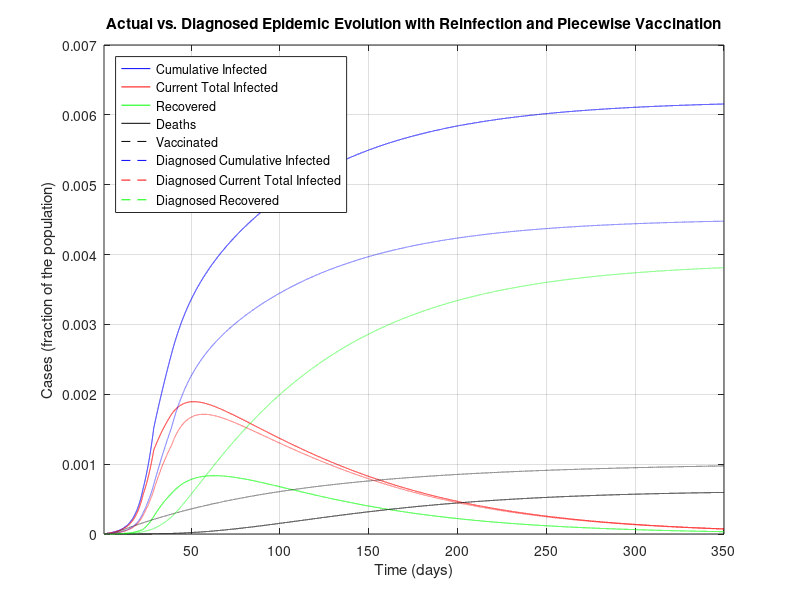
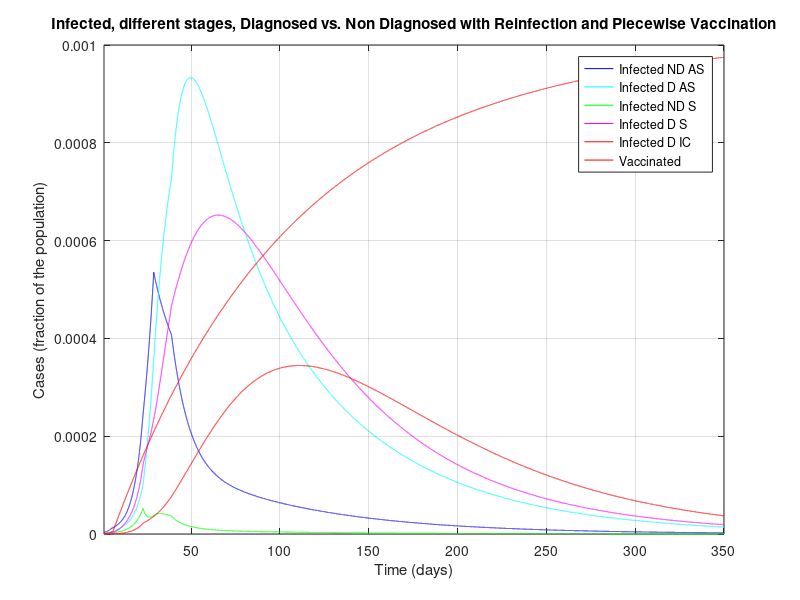
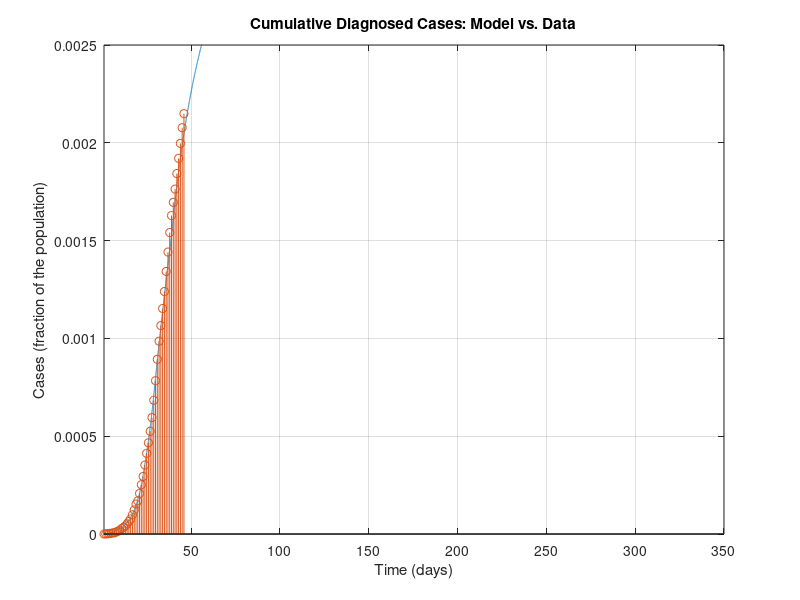
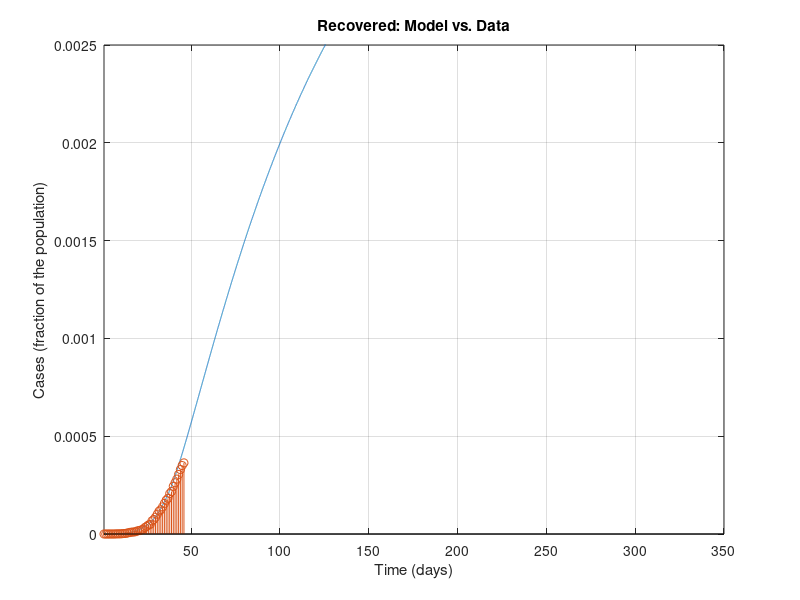

Here is the MATLAB script that generated these plots, in order:
%%%%%%%%%%%%%%%%%%%%%%%%%%%%%%%%%%%%%%%%
%%%%%%%%%%%%%%%%%%%%%%%%%%%%%%%%%%%%%%%%
% MATLAB Code for epidemic simulations with the SIDARTHE model in the work
%
% Based on Modelling the COVID-19 epidemic and implementation of population-wide interventions in Italy
% by Giulia Giordano, Franco Blanchini, Raffaele Bruno, Patrizio Colaneri, Alessandro Di Filippo, Angela Di Matteo, Marta Colaneri
% 
%This code now implements vaccines and reinfection of healed and vaccinated
%people. These modifications were done by Carl Ingebretsen
%%%%%%%%%%%%%%%%%%%%%%%%%%%%%%%%%%%%%%%%
%%%%%%%%%%%%%%%%%%%%%%%%%%%%%%%%%%%%%%%%

clear all
close all
clc

%%%%%%%%%%%%%%%%%%%%%%%%%%%%%%%%%%%%%%%%
% DATA
%%%%%%%%%%%%%%%%%%%%%%%%%%%%%%%%%%%%%%%%

% Italian population
popolazione=60e6;

% Data 20 February - 5 April (46 days):
% Total Cases
CasiTotali = [3 20 79 132 219 322 400 650 888 1128 1694 2036 2502 3089 3858 4636 5883 7375 9172 10149 12462 15113 17660 21157 24747 27980 31506 35713 41035 47021 53578 59138 63927 69176 74386 80539 86498 92472 97689 101739 105792 110574 115242 119827 124632 128948]/popolazione; % D+R+T+E+H_diagnosticati
% Deaths
Deceduti = [0 1 2 2 5 10 12 17 21 29 34 52 79 107 148 197 233 366 463 631 827 1016 1266 1441 1809 2158 2503 2978 3405 4032 4825 5476 6077 6820 7503 8165 9134 10023 10779 11591 12428 13155 13915 14681 15362 15887]/popolazione; % E
% Recovered
Guariti = [0 0 0 1 1 1 3 45 46 50 83 149 160 276 414 523 589 622 724 1004 1045 1258 1439 1966 2335 2749 2941 4025 4440 5129 6072 7024 7432 8326 9362 10361 10950 12384 13030 14620 15729 16847 18278 19758 20996 21815]/popolazione; % H_diagnosticati
% Currently Positive
Positivi = [3 19 77 129 213 311 385 588 821 1049 1577 1835 2263 2706 3296 3916 5061 6387 7985 8514 10590 12839 14955 17750 20603 23073 26062 28710 33190 37860 42681 46638 50418 54030 57521 62013 66414 70065 73880 75528 77635 80572 83049 85388 88274 91246]/popolazione; % D+R+T

% Data 23 February - 5 April (from day 4 to day 46)
% Currently positive: isolated at home
Isolamento_domiciliare = [49 91 162 221 284 412 543 798 927 1000 1065 1155 1060 1843 2180 2936 2599 3724 5036 6201 7860 9268 10197 11108 12090 14935 19185 22116 23783 26522 28697 30920 33648 36653 39533 42588 43752 45420 48134 50456 52579 55270 58320]/popolazione; %D
% Currently positive: hospitalised
Ricoverati_sintomi = [54 99 114 128 248 345 401 639 742 1034 1346 1790 2394 2651 3557 4316 5038 5838 6650 7426 8372 9663 11025 12894 14363 15757 16020 17708 19846 20692 21937 23112 24753 26029 26676 27386 27795 28192 28403 28540 28741 29010 28949]/popolazione; % R
% Currently positive: ICU
Terapia_intensiva = [26 23 35 36 56 64 105 140 166 229 295 351 462 567 650 733 877 1028 1153 1328 1518 1672 1851 2060 2257 2498 2655 2857 3009 3204 3396 3489 3612 3732 3856 3906 3981 4023 4035 4053 4068 3994 3977]/popolazione; %T


%%%%%%%%%%%%%%%%%%%%%%%%%%%%%%%%%%%%%%%%
% PARAMETERS
%%%%%%%%%%%%%%%%%%%%%%%%%%%%%%%%%%%%%%%%

% Simulation horizon: CAN BE MODIFIED AT ONE'S WILL PROVIDED THAT IT IS AT
% LEAST EQUAL TO THE NUMBER OF DAYS FOR WHICH DATA ARE AVAILABLE
Orizzonte = 350;

% Plot yes/no: SET TO 1 IF PDF FIGURES MUST BE GENERATED, 0 OTHERWISE
plotPDF = 0;

% Time-step for Euler discretisation of the continuous-time system
step=0.01;

% Transmission rate due to contacts with UNDETECTED asymptomatic infected
alfa=0.57;
% Transmission rate due to contacts with DETECTED asymptomatic infected
beta=0.0114;
% Transmission rate due to contacts with UNDETECTED symptomatic infected
gamma=0.456;
% Transmission rate due to contacts with DETECTED symptomatic infected
delta=0.0114;

% Detection rate for ASYMPTOMATIC
epsilon=0.171;
% Detection rate for SYMPTOMATIC
theta=0.3705;

% Worsening rate: UNDETECTED asymptomatic infected becomes symptomatic
zeta=0.1254;
% Worsening rate: DETECTED asymptomatic infected becomes symptomatic
eta=0.1254;

% Worsening rate: UNDETECTED symptomatic infected develop life-threatening
% symptoms
mu=0.0171;
% Worsening rate: DETECTED symptomatic infected develop life-threatening
% symptoms
nu=0.0274;

% Mortality rate for infected with life-threatening symptoms
tau=0.01;

% Recovery rate for undetected asymptomatic infected
lambda=0.0342;
% Recovery rate for detected asymptomatic infected
rho=0.0342;
% Recovery rate for undetected symptomatic infected
kappa=0.0171;
% Recovery rate for detected symptomatic infected
xi=0.0171;
% Recovery rate for life-threatened symptomatic infected
sigma=0.0171;

%to add the SIDARTHE-V version add a new constant phi
phi=0.000001;
%phi=0.5;

%Reinfection coefficients
rein=0.05;
rein_vacc=0.01;


%%%%%%%%%%%%%%%%%%%%%%%%%%%%%%%%%%%%%%%%
% DEFINITIONS
%%%%%%%%%%%%%%%%%%%%%%%%%%%%%%%%%%%%%%%%

% Parameters
r1=epsilon+zeta+lambda;
r2=eta+rho;
r3=theta+mu+kappa;
r4=nu+xi;
r5=sigma+tau;

% Initial R0
R0_iniziale=alfa/r1+beta*epsilon/(r1*r2)+gamma*zeta/(r1*r3)+delta*eta*epsilon/(r1*r2*r4)+delta*zeta*theta/(r1*r3*r4);

% Time horizon
t=1:step:Orizzonte;

% Vectors for time evolution of variables
S=zeros(1,length(t));
I=zeros(1,length(t));
D=zeros(1,length(t));
A=zeros(1,length(t));
R=zeros(1,length(t));
T=zeros(1,length(t));
H=zeros(1,length(t));
H_diagnosticati=zeros(1,length(t)); % DIAGNOSED recovered only!
E=zeros(1,length(t));
%For SIDARTHE-V add a V
V=zeros(1,length(t));

% Vectors for time evolution of actual/perceived Case Fatality Rate
M=zeros(1,length(t));
P=zeros(1,length(t));

%%%%%%%%%%%%%%%%%%%%%%%%%%%%%%%%%%%%%%%%
% INITIAL CONDITIONS
%%%%%%%%%%%%%%%%%%%%%%%%%%%%%%%%%%%%%%%%

I(1)=200/popolazione;
D(1)=20/popolazione;
A(1)=1/popolazione;
R(1)=2/popolazione;
T(1)=0.00;
H(1)=0.00;
E(1)=0.00;
V(1)=0.00;%For SIDARTHE-V
S(1)=1-I(1)-D(1)-A(1)-R(1)-T(1)-H(1)-E(1)-V(1);

H_diagnosticati(1) = 0.00; % DIAGNOSED recovered only
Infetti_reali(1)=I(1)+D(1)+A(1)+R(1)+T(1); % Actual currently infected

M(1)=0;
P(1)=0;

% Whole state vector
%Added a V(1) at the end
x=[S(1);I(1);D(1);A(1);R(1);T(1);H(1);E(1);V(1);H_diagnosticati(1);Infetti_reali(1)];

%%%%%%%%%%%%%%%%%%%%%%%%%%%%%%%%%%%%%%%%
% SIMULATION
%%%%%%%%%%%%%%%%%%%%%%%%%%%%%%%%%%%%%%%%

% "Control" binary variables to compute the new R0 every time a policy has
% changed the parameters
plottato = 0;
plottato1 = 0;
plottato_bis = 0;
plottato_tris = 0;
plottato_quat = 0;

for i=2:length(t)
    
    if (i>4/step) % Basic social distancing (awareness, schools closed)
        alfa=0.4218;
        gamma=0.285;
        beta = 0.0057;
        delta=0.0057;
        if plottato == 0 % Compute the new R0
            r1=epsilon+zeta+lambda;
            r2=eta+rho;
            r3=theta+mu+kappa;
            r4=nu+xi;
            r5=sigma+tau;
            R0_primemisure=alfa/r1+beta*epsilon/(r1*r2)+gamma*zeta/(r1*r3)+delta*eta*epsilon/(r1*r2*r4)+delta*zeta*theta/(r1*r3*r4)
            plottato = 1;
        end
    end
    
    if (i>12/step)
        % Screening limited to / focused on symptomatic subjects
        epsilon=0.1425;
        if plottato1 == 0
            r1=epsilon+zeta+lambda;
            r2=eta+rho;
            r3=theta+mu+kappa;
            r4=nu+xi;
            r5=sigma+tau;
            R0_primemisureeps=alfa/r1+beta*epsilon/(r1*r2)+gamma*zeta/(r1*r3)+delta*eta*epsilon/(r1*r2*r4)+delta*zeta*theta/(r1*r3*r4)
            plottato1 = 1;
        end
    end
    
    if (i>22/step) % Social distancing: lockdown, mild effect
        
        alfa=0.36;
        beta=0.005;
        gamma=0.2;
        delta=0.005;
        
        mu = 0.008;
        nu = 0.015;
        
        zeta=0.034;
        eta=0.034;
        
        lambda=0.08;
        rho=0.0171;
        kappa=0.0171;
        xi=0.0171;
        sigma=0.0171;
        
        if plottato_bis == 0 % Compute the new R0
            r1=epsilon+zeta+lambda;
            r2=eta+rho;
            r3=theta+mu+kappa;
            r4=nu+xi;
            r5=sigma+tau;
            R0_secondemisure=(alfa*r2*r3*r4+epsilon*beta*r3*r4+gamma*zeta*r2*r4+delta*eta*epsilon*r3+delta*zeta*theta*r2)/(r1*r2*r3*r4)
            plottato_bis = 1;
        end
    end
    
    if (i>28/step) % Social distancing: lockdown, strong effect
        
        alfa=0.21;
        gamma=0.11;
        
        if plottato_tris == 0 % Compute the new R0
            r1=epsilon+zeta+lambda;
            r2=eta+rho;
            r3=theta+mu+kappa;
            r4=nu+xi;
            r5=sigma+tau;
            R0_terzemisure=(alfa*r2*r3*r4+epsilon*beta*r3*r4+gamma*zeta*r2*r4+delta*eta*epsilon*r3+delta*zeta*theta*r2)/(r1*r2*r3*r4)
            plottato_tris = 1;
        end
    end
    
    if (i>38/step) % Broader diagnosis campaign
        
        epsilon = 0.2;
        rho=0.02;
        kappa=0.02;
        xi=0.02;
        sigma=0.01;
        
        zeta=0.025;
        eta=0.025;
        
        if plottato_quat == 0 % Compute the new R0
            r1=epsilon+zeta+lambda;
            r2=eta+rho;
            r3=theta+mu+kappa;
            r4=nu+xi;
            r5=sigma+tau;
            R0_quartemisure=(alfa*r2*r3*r4+epsilon*beta*r3*r4+gamma*zeta*r2*r4+delta*eta*epsilon*r3+delta*zeta*theta*r2)/(r1*r2*r3*r4);
            plottato_quat = 1;
        end
    end

    %The code for piecewise vaccination
    if (i>5/step)
        phi=0.00001;
    elseif (i>50/step)
        phi=0.00005;
        %phi=0.001;
    elseif (i>100/step)
        phi=0.0001;
    elseif (i>200/step)
        phi=0.0005;
    end
    
    % Compute the system evolution
    %ADDED A NEW zero to the end of each row and added a tenth row with 
    %B=[-alfa*x(2)-beta*x(3)-gamma*x(4)-delta*x(5)-phi*x(9) 0 0 0 0 0 0 0 0 0 0;
    %    alfa*x(2)+beta*x(3)+gamma*x(4)+delta*x(5) -(epsilon+zeta+lambda)+rein 0 0 0 0 0 0 0 0 0;
    %    0 epsilon  -(eta+rho) 0 0 0 0 0 0 0 0;
    %    0 zeta 0 -(theta+mu+kappa) 0 0 0 0 0 0 0;
    %    0 0 eta theta -(nu+xi) -rein 0 0 0 0 0;
    %    0 0 0 mu nu  -(sigma+tau) 0 0 0 0 0;
    %    0 lambda rho kappa xi sigma 0 0 0 0 0;
    %    0 0 0 0 0 tau 0 0 0 0 0;
    %    phi*x(1) 0 0 0 0 0 0 0 0 0 0;
     %   0 0 rho 0 xi sigma 0 0 0 0 0;
     %   alfa*x(2)+beta*x(3)+gamma*x(4)+delta*x(5) 0 0 0 0 0 0 0 0 0 0];
   % x=x+B*x*step;
    B=[-alfa*x(2)-beta*x(3)-gamma*x(4)-delta*x(5)-phi*x(9) 0 0 0 0 0 0 rein 0 rein_vacc 0;
        alfa*x(2)+beta*x(3)+gamma*x(4)+delta*x(5) -(epsilon+zeta+lambda) 0 0 0 0 0 0 0 0 0;
        0 epsilon  -(eta+rho) 0 0 0 0 0 0 0 0;
        0 zeta 0 -(theta+mu+kappa) 0 0 0 0 0 0 0;
        0 0 eta theta -(nu+xi) 0 0 0 0 0 0;
        0 0 0 mu nu  -(sigma+tau) 0 0 0 0 0;
        0 lambda rho kappa xi sigma -rein 0 0 0 0;
        0 0 0 0 0 tau 0 0 0 0 0;
        phi*x(1) 0 0 0 0 0 0 0 -rein_vacc 0 0;
        0 0 rho 0 xi sigma 0 0 0 0 0;
        alfa*x(2)+beta*x(3)+gamma*x(4)+delta*x(5) 0 0 0 0 0 0 0 0 0 0];
    x=x+B*x*step;
    
    % Update variables
    
    S(i)=x(1);
    I(i)=x(2);
    D(i)=x(3);
    A(i)=x(4);
    R(i)=x(5);
    T(i)=x(6);
    H(i)=x(7);
    E(i)=x(8);
    V(i)=x(9);%added V
    
    H_diagnosticati(i)=x(10);
    Infetti_reali(i)=x(11);
    
    % Update Case Fatality Rate
    
    M(i)=E(i)/(S(1)-S(i));
    P(i)=E(i)/((epsilon*r3+(theta+mu)*zeta)*(I(1)+S(1)-I(i)-S(i))/(r1*r3)+(theta+mu)*(A(1)-A(i))/r3);
    
end

%%%%%%%%%%%%%%%%%%%%%%%%%%%%%%%%%%%%%%%%
% FINAL VALUES
%%%%%%%%%%%%%%%%%%%%%%%%%%%%%%%%%%%%%%%%

% Variables
Sbar=S(length(t));
Ibar=I(length(t));
Dbar=D(length(t));
Abar=A(length(t));
Rbar=R(length(t));
Tbar=T(length(t));
Hbar=H(length(t));
Ebar=E(length(t));
Vbar=V(length(t));

% Case fatality rate
Mbar=M(length(t));
Pbar=P(length(t));

% Case fatality rate from formulas
Mbar1=Ebar/(S(1)-Sbar);
Pbar1=Ebar/((epsilon*r3+(theta+mu)*zeta)*(I(1)+S(1)-Sbar-Ibar)/(r1*r3)+(theta+mu)*(A(1)-Abar)/r3);

%%%%%%%%%%%%%%%%%%%%%%%%%%%%%%%%%%%%%%%%
% FIGURES
%%%%%%%%%%%%%%%%%%%%%%%%%%%%%%%%%%%%%%%%

figure
plot(t,Infetti_reali,'b',t,I+D+A+R+T,'r',t,H,'g',t,E,'k',t,V,'--black')%added V
hold on
plot(t,D+R+T+E+H_diagnosticati,'--b',t,D+R+T,'--r',t,H_diagnosticati,'--g')
xlim([t(1) t(end)])
%ylim([0 0.015])
title('Actual vs. Diagnosed Epidemic Evolution with Reinfection and Piecewise Vaccination')
xlabel('Time (days)')
ylabel('Cases (fraction of the population)')
legend({'Cumulative Infected','Current Total Infected', 'Recovered', 'Deaths','Vaccinated','Diagnosed Cumulative Infected','Diagnosed Current Total Infected', 'Diagnosed Recovered'},'Location','northwest')
grid

if plotPDF==1
    set(gcf, 'PaperUnits', 'centimeters');
    set(gcf, 'PaperPosition', [0 0 24 16]);
    set(gcf, 'PaperSize', [24 16]); % dimension on x axis and y axis resp.
    print(gcf,'-dpdf', ['PanoramicaEpidemiaRealevsPercepita.pdf'])
end
%

figure
plot(t,I,'b',t,D,'c',t,A,'g',t,R,'m',t,T,'r',t,V,'r')
xlim([t(1) t(end)])
%ylim([0 1.1e-3])
title('Infected, different stages, Diagnosed vs. Non Diagnosed with Reinfection and Piecewise Vaccination')
xlabel('Time (days)')
ylabel('Cases (fraction of the population)')
legend({'Infected ND AS', 'Infected D AS', 'Infected ND S', 'Infected D S', 'Infected D IC','Vaccinated'},'Location','northeast')
grid

if plotPDF==1
    set(gcf, 'PaperUnits', 'centimeters');
    set(gcf, 'PaperPosition', [0 0 24 16]);
    set(gcf, 'PaperSize', [24 16]); % dimension on x axis and y axis resp.
    print(gcf,'-dpdf', ['SuddivisioneInfetti.pdf'])
end

%

figure
plot(t,D+R+T+E+H_diagnosticati)
hold on
stem(t(1:1/step:size(CasiTotali,2)/step),CasiTotali)
xlim([t(1) t(end)])
ylim([0 2.5e-3])
title('Cumulative Diagnosed Cases: Model vs. Data')
xlabel('Time (days)')
ylabel('Cases (fraction of the population)')
grid

if plotPDF==1
    set(gcf, 'PaperUnits', 'centimeters');
    set(gcf, 'PaperPosition', [0 0 16 10]);
    set(gcf, 'PaperSize', [16 10]); % dimension on x axis and y axis resp.
    print(gcf,'-dpdf', ['CasiTotali.pdf'])
end
%

figure
plot(t,H_diagnosticati)
hold on
stem(t(1:1/step:size(CasiTotali,2)/step),Guariti)
xlim([t(1) t(end)])
ylim([0 2.5e-3])
title('Recovered: Model vs. Data')
xlabel('Time (days)')
ylabel('Cases (fraction of the population)')
grid

if plotPDF==1
    set(gcf, 'PaperUnits', 'centimeters');
    set(gcf, 'PaperPosition', [0 0 16 10]);
    set(gcf, 'PaperSize', [16 10]); % dimension on x axis and y axis resp.
    print(gcf,'-dpdf', ['Guariti_diagnosticati.pdf'])
end
%

figure
plot(t,E)
hold on
stem(t(1:1/step:size(CasiTotali,2)/step),Deceduti)
xlim([t(1) t(end)])
ylim([0 2.5e-3])
title('Deaths: Model vs. Data - NOTE: EXCLUDED FROM FITTING')
xlabel('Time (days)')
ylabel('Cases (fraction of the population)')
grid

if plotPDF==1
    set(gcf, 'PaperUnits', 'centimeters');
    set(gcf, 'PaperPosition', [0 0 16 10]);
    set(gcf, 'PaperSize', [16 10]); % dimension on x axis and y axis resp.
    print(gcf,'-dpdf', ['Morti.pdf'])
end
%

figure
plot(t,D+R+T)
hold on
stem(t(1:1/step:size(CasiTotali,2)/step),Positivi)
xlim([t(1) t(end)])
ylim([0 2.5e-3])
title('Infected: Model vs. Data')
xlabel('Time (days)')
ylabel('Cases (fraction of the population)')
grid

if plotPDF==1
    set(gcf, 'PaperUnits', 'centimeters');
    set(gcf, 'PaperPosition', [0 0 16 10]);
    set(gcf, 'PaperSize', [16 10]); % dimension on x axis and y axis resp.
    print(gcf,'-dpdf', ['Positivi_diagnosticati.pdf'])
end
%

figure
plot(t,D)
hold on
stem(t(1+3/step:1/step:1+(size(Ricoverati_sintomi,2)+2)/step),Isolamento_domiciliare)
xlim([t(1) t(end)])
ylim([0 2.5e-3])
title('Infected, No Symptoms: Model vs. Data')
xlabel('Time (days)')
ylabel('Cases (fraction of the population)')
grid

if plotPDF==1
    set(gcf, 'PaperUnits', 'centimeters');
    set(gcf, 'PaperPosition', [0 0 16 10]);
    set(gcf, 'PaperSize', [16 10]); % dimension on x axis and y axis resp.
    print(gcf,'-dpdf', ['InfettiAsintomatici_diagnosticati.pdf'])
end
%

figure
plot(t,R)
hold on
stem(t(1+3/step:1/step:1+(size(Ricoverati_sintomi,2)+2)/step),Ricoverati_sintomi)
xlim([t(1) t(end)])
ylim([0 2.5e-3])
title('Infected, Symptoms: Model vs. Data')
xlabel('Time (days)')
ylabel('Cases (fraction of the population)')
grid

if plotPDF==1
    set(gcf, 'PaperUnits', 'centimeters');
    set(gcf, 'PaperPosition', [0 0 16 10]);
    set(gcf, 'PaperSize', [16 10]); % dimension on x axis and y axis resp.
    print(gcf,'-dpdf', ['InfettiSintomatici_diagnosticati_ricoverati.pdf'])
end
%

figure
plot(t,D+R)
hold on
stem(t(1+3/step:1/step:1+(size(Ricoverati_sintomi,2)+2)/step),Isolamento_domiciliare+Ricoverati_sintomi)
xlim([t(1) t(end)])
ylim([0 2.5e-3])
title('Infected, No or Mild Symptoms: Model vs. Data')
xlabel('Time (days)')
ylabel('Cases (fraction of the population)')
grid

if plotPDF==1
    set(gcf, 'PaperUnits', 'centimeters');
    set(gcf, 'PaperPosition', [0 0 16 10]);
    set(gcf, 'PaperSize', [16 10]); % dimension on x axis and y axis resp.
    print(gcf,'-dpdf', ['InfettiNonGravi_diagnosticati.pdf'])
end

%

figure
plot(t,T)
hold on
stem(t(1+3/step:1/step:1+(size(Ricoverati_sintomi,2)+2)/step),Terapia_intensiva)
xlim([t(1) t(end)])
ylim([0 2.5e-3])
title('Infected, Life-Threatening Symptoms: Model vs. Data')
xlabel('Time (days)')
ylabel('Cases (fraction of the population)')
grid

if plotPDF==1
    set(gcf, 'PaperUnits', 'centimeters');
    set(gcf, 'PaperPosition', [0 0 16 10]);
    set(gcf, 'PaperSize', [16 10]); % dimension on x axis and y axis resp.
    print(gcf,'-dpdf', ['InfettiSintomatici_diagnosticati_terapiaintensiva.pdf'])
end

%Plot the vaccinated
figure
plot(t,V)
hold on
%stem(t(1+3/step:1/step:1+(size(Ricoverati_sintomi,2)+2)/step),Terapia_intensiva)
xlim([t(1) t(end)])
ylim([0 2.5e-3])
title('Vaccinated: Model vs. Data')
xlabel('Time (days)')
ylabel('Vaccinated (fraction of the population)')
grid

%if plotPDF==1
    %set(gcf, 'PaperUnits', 'centimeters');
    %set(gcf, 'PaperPosition', [0 0 16 10]);
    %set(gcf, 'PaperSize', [16 10]); % dimension on x axis and y axis resp.
    %print(gcf,'-dpdf', ['InfettiSintomatici_diagnosticati_terapiaintensiva.pdf'])
%end
